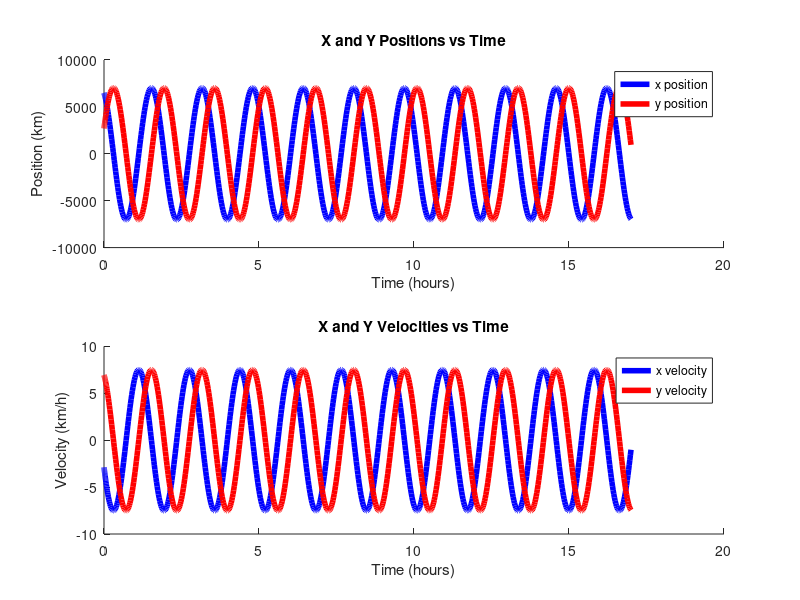
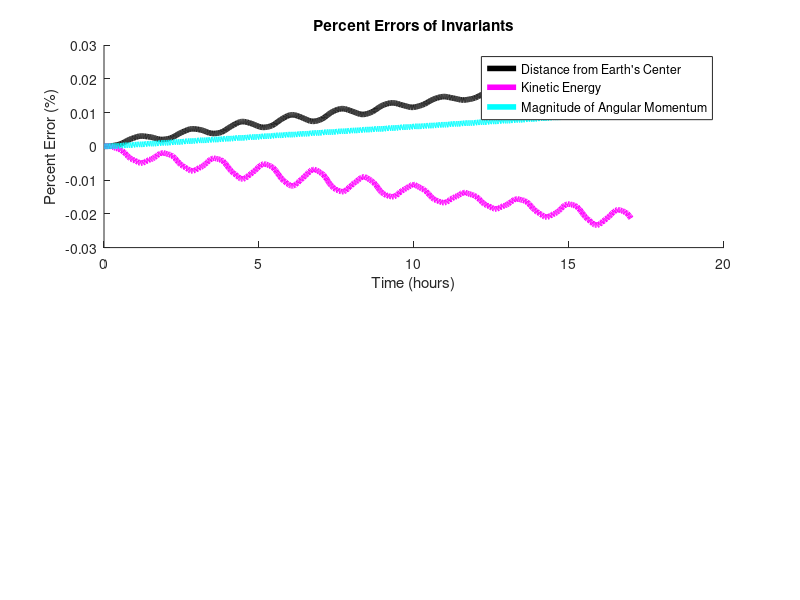

Source code (MATLAB) for these figures, in order: (Note: this script raises an error after producing the figures.)
clear
close all


%% Circular Motion
% First order form
function qdot = circ_orbit(t, q)
    mu = 6.6743e-11 * 5.972e24 / 1000^3; % km^3 / s^2 Standard gravitational constant for Earth
    qdot = zeros(4,1);
    qdot(1) = q(2);
    qdot(2) = -mu * q(1) / ( sqrt(q(1)^2 + q(3)^2) ^ 3 );
    qdot(3) = q(4);
    qdot(4) = -mu * q(3) / ( sqrt(q(1)^2 + q(3)^2) ^ 3 );
end

%
% Initial conditions
x0 = 6500; % km
y0 = 2700; % km

% Constants
mu = 6.6743e-11 * 5.972e24 / 1000^3; % km^3 / s^2 Standard gravitational constant for Earth
r = sqrt(x0^2 + y0^2); % km radius from Earth's center to spacecraft
V = sqrt(mu / r); % km/s orbital tangential speed
xdot0 = -V * y0/r; % km/s
ydot0 = V * x0/r; % km/s

q0 = [x0 xdot0 y0 ydot0];


% Time interval
tspan = [0 3600*17]; % s

% Numerically solve
options = odeset('RelTol',1e-5,'AbsTol',1e-6); % Adjust tolerances 
[t, q] = ode45(@circ_orbit, tspan, q0, options);

% Time in hours
t = t/3600; % hours

% Plot results
figure

% X and Y positions vs. Time
% Extract Coordinates 
x = q(:, 1);
y = q(:, 3);

subplot(2,1,1)
hold on
plot(t, x, 'b', 'LineWidth', 4, 'DisplayName', 'x position') 
plot(t, y, 'r', 'LineWidth', 4, 'DisplayName', 'y position') 
xlabel('Time (hours)')
ylabel('Position (km)')
title('X and Y Positions vs Time')
legend('Location', 'best') 
hold off

% Velocities vs. Time
subplot(2,1,2)
hold on

% Extract Components of Velocity
xdot = q(:, 2); % Velocity along x-axis
ydot = q(:, 4); % Velocity along y-axis

plot(t, xdot, 'b', 'LineWidth', 4, 'DisplayName', 'x velocity') 
plot(t, ydot, 'r', 'LineWidth', 4, 'DisplayName', 'y velocity') 
xlabel('Time (hours)')
ylabel('Velocity (km/h)')
title('X and Y Velocities vs Time')
legend('Location', 'best') 
hold off


% Invariant Values vs Tim
% Distance from Earth's center to spacecraft
rsim = sqrt(x.^2 + y.^2); 
radius_error = (r - rsim)/r * 100; % percent

% Kinetic Energy
kesim = 1/2 * (xdot.^2 + ydot.^2);
ke_error = (1/2*V^2 - kesim) / (1/2*V^2) * 100; % percent

% Magnitude of Angular Momentum
hsim = sqrt(x.^2 + y.^2) .* sqrt(xdot.^2 + ydot.^2);
h_error = (r*V - hsim) / (r*V) * 100; % percent 

figure
subplot(2,1,1)
hold on
plot(t, radius_error, 'k', 'LineWidth', 4, 'DisplayName', "Distance from Earth's Center") 
plot(t, ke_error, 'm', 'LineWidth', 4, 'DisplayName', "Kinetic Energy") 
plot(t, h_error, 'c', 'LineWidth', 4, 'DisplayName', "Magnitude of Angular Momentum") 

xlabel('Time (hours)')
ylabel('Percent Error (%)')
title('Percent Errors of Invariants')
legend('Location', 'best')
hold off
latex_fig(12, 6.5, 3.3)

% Orbit in XY plane
subplot(2,1,2)
plot(x, y, 'm', 'LineWidth', 4)
xlabel('x position (km)')
ylabel('y position (km)')
title('Orbital Trajectory in XY Plane')
axis equal 

latex_fig(12, 6.5, 3.3)

%% Stuck Thruster
% Define thrust values to test
thrust_values = [0, 0.1, 0.2, 0.3];

% Initial conditions
x0 = 6500; % km
y0 = 2700; % km
mu = 6.6743e-11 * 5.972e24 / 1000^3; % km^3 / s^2 Standard gravitational constant for Earth
r = sqrt(x0^2 + y0^2); % km radius from Earth's center to spacecraft
V = sqrt(mu / r); % km/s orbital tangential speed
xdot0 = -V * y0 / r; % km/s
ydot0 = V * x0 / r; % km/s
q0 = [x0 xdot0 y0 ydot0];

% Time interval
tspan = [0 3600*20]; % s

% Set up tolerances for ODE solver
options = odeset('RelTol', 1e-5, 'AbsTol', 1e-6);

% Colors for plotting
colors = lines(length(thrust_values));

% Individual plots for positions
figure;
hold on;
for i = 1:length(thrust_values)
    % Current thrust value
    thrust = thrust_values(i);

    % Solve ODE
    [t, q] = ode45(@(t, q) stuck_thruster(t, q, thrust), tspan, q0, options);

    % Time in hours
    t = t / 3600; % Convert seconds to hours

    % Extract positions
    x = q(:, 1);
    y = q(:, 3);

    % Plot positions
    plot(t, x, 'Color', colors(i, :), 'LineWidth', 2, 'DisplayName', sprintf('Thrust = %.2f N (x)', thrust));
    plot(t, y, '--', 'Color', colors(i, :), 'LineWidth', 2, 'DisplayName', sprintf('Thrust = %.2f N (y)', thrust));
end
xlabel('Time (hours)');
ylabel('Position (km)');
title('X and Y Positions vs Time');
legend('Location', 'best');
hold off;

% Individual plots for velocities
figure;
hold on;
for i = 1:length(thrust_values)
    % Current thrust value
    thrust = thrust_values(i);

    % Solve ODE
    [t, q] = ode45(@(t, q) stuck_thruster(t, q, thrust), tspan, q0, options);

    % Time in hours
    t = t / 3600; % Convert seconds to hours

    % Extract velocities
    xdot = q(:, 2);
    ydot = q(:, 4);

    % Plot velocities
    plot(t, xdot, 'Color', colors(i, :), 'LineWidth', 2, 'DisplayName', sprintf('Thrust = %.2f N (x-dot)', thrust));
    plot(t, ydot, '--', 'Color', colors(i, :), 'LineWidth', 2, 'DisplayName', sprintf('Thrust = %.2f N (y-dot)', thrust));
end
xlabel('Time (hours)');
ylabel('Velocity (km/s)');
title('X and Y Velocities vs Time');
legend('Location', 'best');
hold off;

% Individual plot for orbital trajectories
figure;
hold on;
for i = 1:length(thrust_values)
    thrust = thrust_values(i);
    [t, q] = ode45(@(t, q) stuck_thruster(t, q, thrust), tspan, q0, options);
    x = q(:, 1);
    y = q(:, 3);
    plot(x, y, 'Color', colors(i, :), 'LineWidth', 2, 'DisplayName', sprintf('Thrust = %.2f N', thrust));
end
xlabel('x position (km)');
ylabel('y position (km)');
title('Orbital Trajectory in XY Plane');
axis equal;
legend('Location', 'best');
hold off;

% Define the stuck_thruster function
function qdot = stuck_thruster(t, q, thrust)
    mu = 6.6743e-11 * 5.972e24 / 1000^3; % km^3 / s^2 Standard gravitational constant for Earth
    m = 1700; % kg
    T = thrust; % Newtons 

    qdot = zeros(4, 1);
    qdot(1) = q(2);
    qdot(2) = -mu * q(1) / (sqrt(q(1)^2 + q(3)^2) ^ 3) - (T / m * q(3)) / sqrt(q(1)^2 + q(3)^2);
    qdot(3) = q(4);
    qdot(4) = -mu * q(3) / (sqrt(q(1)^2 + q(3)^2) ^ 3) + (T / m * q(1)) / sqrt(q(1)^2 + q(3)^2);
end

